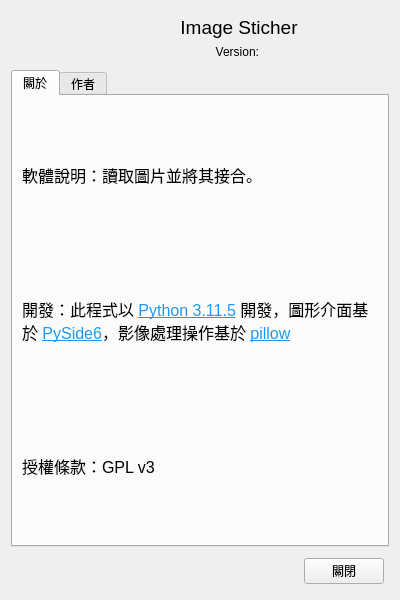
<?xml version="1.0" encoding="UTF-8"?>
<ui version="4.0">
 <class>AboutWindow</class>
 <widget class="QWidget" name="AboutWindow">
  <property name="windowModality">
   <enum>Qt::ApplicationModal</enum>
  </property>
  <property name="geometry">
   <rect>
    <x>0</x>
    <y>0</y>
    <width>400</width>
    <height>600</height>
   </rect>
  </property>
  <property name="windowTitle">
   <string>關於 Auto Image Report</string>
  </property>
  <property name="windowIcon">
   <iconset resource="../resources_rc.qrc">
    <normaloff>:/statics/icon.ico</normaloff>:/statics/icon.ico</iconset>
  </property>
  <layout class="QGridLayout" name="gridLayout">
   <item row="0" column="0">
    <layout class="QVBoxLayout" name="verticalLayout_2">
     <item>
      <layout class="QHBoxLayout" name="horizontalLayout" stretch="2,8">
       <property name="leftMargin">
        <number>5</number>
       </property>
       <property name="topMargin">
        <number>5</number>
       </property>
       <property name="rightMargin">
        <number>5</number>
       </property>
       <property name="bottomMargin">
        <number>5</number>
       </property>
       <item>
        <widget class="QLabel" name="logo_lb">
         <property name="text">
          <string/>
         </property>
         <property name="pixmap">
          <pixmap resource="../resources_rc.qrc">:/statics/icon.ico</pixmap>
         </property>
        </widget>
       </item>
       <item>
        <layout class="QVBoxLayout" name="verticalLayout">
         <item>
          <widget class="QLabel" name="app_name_lb">
           <property name="font">
            <font>
             <pointsize>14</pointsize>
            </font>
           </property>
           <property name="text">
            <string>Image Sticher</string>
           </property>
           <property name="alignment">
            <set>Qt::AlignCenter</set>
           </property>
          </widget>
         </item>
         <item>
          <widget class="QLabel" name="version_lb">
           <property name="text">
            <string>Version: </string>
           </property>
           <property name="alignment">
            <set>Qt::AlignCenter</set>
           </property>
          </widget>
         </item>
        </layout>
       </item>
      </layout>
     </item>
     <item>
      <widget class="QTabWidget" name="tabWidget">
       <property name="currentIndex">
        <number>0</number>
       </property>
       <widget class="QWidget" name="about">
        <attribute name="title">
         <string>關於</string>
        </attribute>
        <layout class="QGridLayout" name="gridLayout_2">
         <item row="0" column="0">
          <layout class="QVBoxLayout" name="verticalLayout_3">
           <item>
            <widget class="QLabel" name="sofware_info_lb">
             <property name="font">
              <font>
               <pointsize>12</pointsize>
              </font>
             </property>
             <property name="text">
              <string>軟體說明：讀取圖片並將其接合。</string>
             </property>
             <property name="textFormat">
              <enum>Qt::AutoText</enum>
             </property>
             <property name="wordWrap">
              <bool>true</bool>
             </property>
            </widget>
           </item>
           <item>
            <widget class="QLabel" name="package_lb">
             <property name="font">
              <font>
               <pointsize>12</pointsize>
              </font>
             </property>
             <property name="text">
              <string>&lt;html&gt;&lt;head/&gt;&lt;body&gt;&lt;p&gt;開發：此程式以 &lt;a href=&quot;https://www.python.org/&quot;&gt;&lt;span style=&quot; text-decoration: underline; color:#1d99f3;&quot;&gt;Python 3.11.5&lt;/span&gt;&lt;/a&gt; 開發，圖形介面基於 &lt;a href=&quot;https://doc.qt.io/qtforpython-6/index.html&quot;&gt;&lt;span style=&quot; text-decoration: underline; color:#1d99f3;&quot;&gt;PySide6&lt;/span&gt;&lt;/a&gt;，影像處理操作基於 &lt;a href=&quot;https://python-pillow.org/&quot;&gt;&lt;span style=&quot; text-decoration: underline; color:#1d99f3;&quot;&gt;pillow&lt;/span&gt;&lt;/a&gt;&lt;/p&gt;&lt;/body&gt;&lt;/html&gt;</string>
             </property>
             <property name="textFormat">
              <enum>Qt::MarkdownText</enum>
             </property>
             <property name="wordWrap">
              <bool>true</bool>
             </property>
             <property name="openExternalLinks">
              <bool>true</bool>
             </property>
            </widget>
           </item>
           <item>
            <widget class="QLabel" name="license_lb">
             <property name="font">
              <font>
               <pointsize>12</pointsize>
              </font>
             </property>
             <property name="text">
              <string>授權條款：GPL v3</string>
             </property>
            </widget>
           </item>
          </layout>
         </item>
        </layout>
       </widget>
       <widget class="QWidget" name="author">
        <attribute name="title">
         <string>作者</string>
        </attribute>
        <layout class="QGridLayout" name="gridLayout_3">
         <item row="0" column="0">
          <layout class="QVBoxLayout" name="verticalLayout_4" stretch="2,5">
           <item>
            <widget class="QLabel" name="label">
             <property name="font">
              <font>
               <pointsize>12</pointsize>
              </font>
             </property>
             <property name="mouseTracking">
              <bool>true</bool>
             </property>
             <property name="text">
              <string>&lt;html&gt;&lt;head/&gt;&lt;body&gt;&lt;p&gt;Bug 回報：請至 Github 儲存庫回報或以 Email 通知作者 。&lt;/p&gt;&lt;/body&gt;&lt;/html&gt;</string>
             </property>
             <property name="textFormat">
              <enum>Qt::RichText</enum>
             </property>
             <property name="wordWrap">
              <bool>true</bool>
             </property>
             <property name="openExternalLinks">
              <bool>false</bool>
             </property>
            </widget>
           </item>
           <item>
            <widget class="QLabel" name="label_2">
             <property name="font">
              <font>
               <pointsize>12</pointsize>
              </font>
             </property>
             <property name="text">
              <string>&lt;html&gt;&lt;head/&gt;&lt;body&gt;&lt;p&gt;作者：Mark Hsiao&lt;/p&gt;&lt;p&gt;電子郵件：Twilight3847@skiff.com&lt;/p&gt;&lt;p&gt;Github：&lt;a href=&quot;https://github.com/scbmark/auto_image_report&quot;&gt;&lt;span style=&quot; text-decoration: underline; color:#1d99f3;&quot;&gt;https://github.com/scbmark/auto_image_report&lt;/span&gt;&lt;/a&gt;&lt;/p&gt;&lt;/body&gt;&lt;/html&gt;</string>
             </property>
             <property name="textFormat">
              <enum>Qt::RichText</enum>
             </property>
             <property name="wordWrap">
              <bool>true</bool>
             </property>
             <property name="openExternalLinks">
              <bool>true</bool>
             </property>
            </widget>
           </item>
          </layout>
         </item>
        </layout>
       </widget>
      </widget>
     </item>
     <item>
      <layout class="QHBoxLayout" name="horizontalLayout_2">
       <property name="leftMargin">
        <number>5</number>
       </property>
       <property name="topMargin">
        <number>5</number>
       </property>
       <property name="rightMargin">
        <number>5</number>
       </property>
       <property name="bottomMargin">
        <number>5</number>
       </property>
       <item>
        <spacer name="horizontalSpacer">
         <property name="orientation">
          <enum>Qt::Horizontal</enum>
         </property>
         <property name="sizeHint" stdset="0">
          <size>
           <width>40</width>
           <height>20</height>
          </size>
         </property>
        </spacer>
       </item>
       <item>
        <widget class="QPushButton" name="exit_btn">
         <property name="text">
          <string>關閉</string>
         </property>
        </widget>
       </item>
      </layout>
     </item>
    </layout>
   </item>
  </layout>
 </widget>
 <resources>
  <include location="../resources_rc.qrc"/>
  <include location="../resources_rc.qrc"/>
 </resources>
 <connections/>
</ui>
